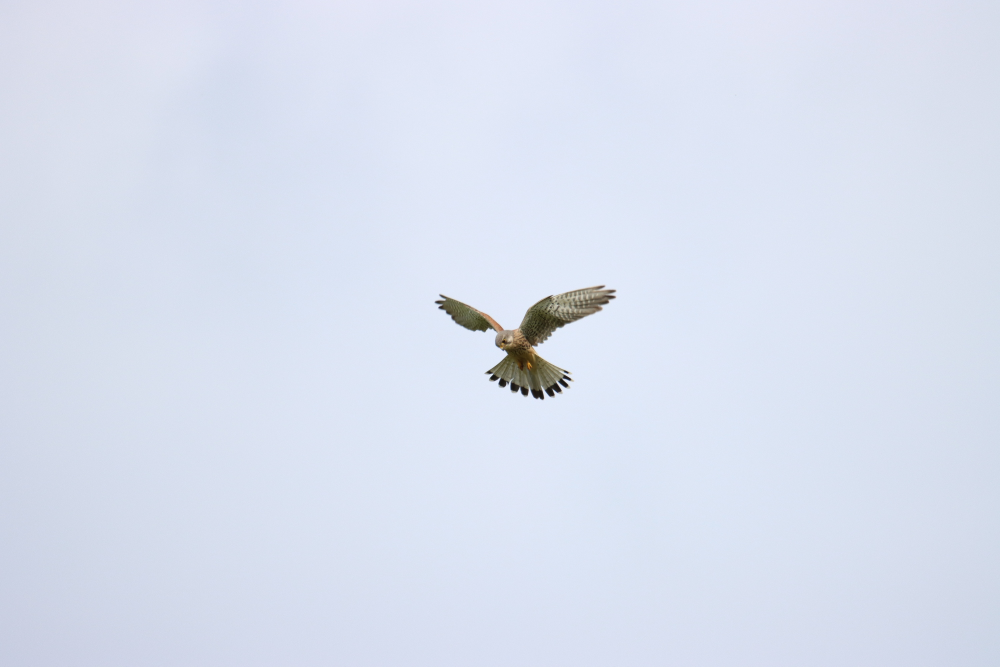
#> input picture data/common-kestrel.jpg, 2000 x 1333 px (shown at 1/2 size)
$ python ex2.py
#> lines starting #> are read from the running program, lines starting #| are printed output that depends on the picture
#> further down, img is the input picture: shape (1333, 2000, 3); mean B, G, R 239.4, 224.1, 216.9
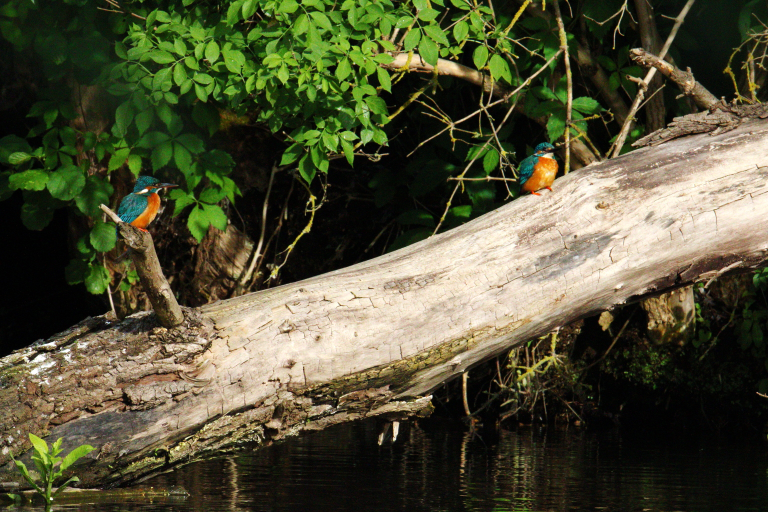
#> input picture data/kingfishers.jpg, 1536 x 1024 px (shown at 1/2 size)
#> further down, img_bird is the input picture: shape (1024, 1536, 3); mean B, G, R 54.5, 80.9, 80.8
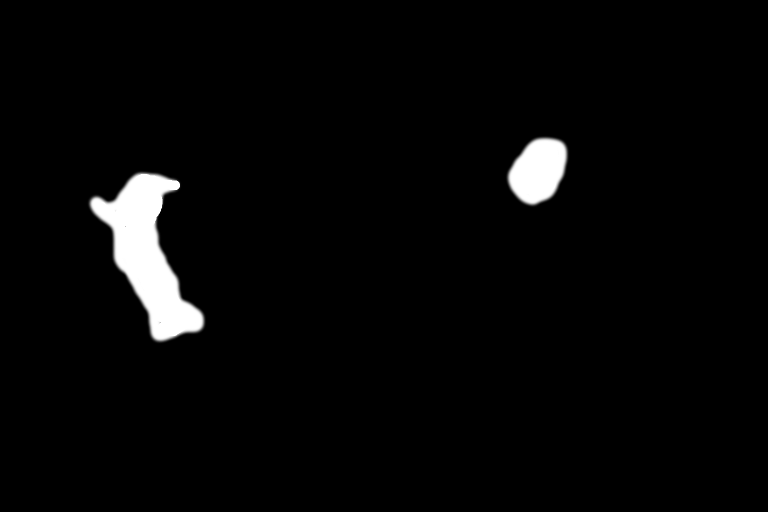
#> input picture data/kingfishers-mask.png, 1536 x 1024 px (shown at 1/2 size)
#> further down, img_bird_mask is the input picture: shape (1024, 1536, 3); min 0, max 255, mean 7.1
#| (1024, 1536)
import cv2
import numpy as np
from scipy.signal import convolve
from matplotlib import pyplot as plt
from tqdm import tqdm
def ComputerEnergy(img_input):
    test_img = []
    Energy_kernel = [[0, 1, 0], [1, -4, 1], [0, 1, 0]]
    if (len(img_input.shape)!=3):
        img_input=np.expand_dims(img_input,axis=2)
    for i in range(img_input.shape[-1]):
        temp = convolve(img_input[:, :, i], Energy_kernel, mode='same')

        test_img.append(temp)
#> this loop made 3 passes
#> pass 1, in ComputerEnergy, `temp = convolve(img_input[:, :, i], Energy_kernel, mode='same')`:
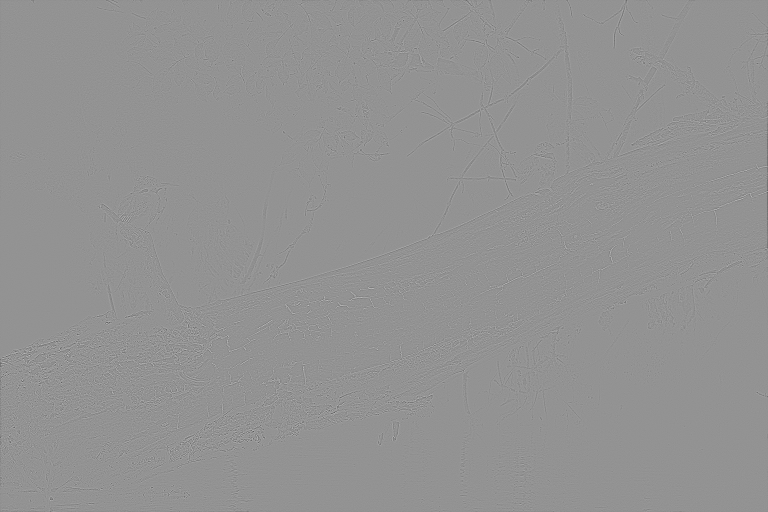
#> temp: shape (1024, 1536) int64 (shown at 1/2 size); min -528, max 388, mean -0.1; drawn with min black and max white
#> after the loop, test_img = 3 items
    test_img=np.array(test_img)
    test_img=np.sum(test_img,axis=0)
    return np.abs(test_img)
def Cost(img_input):
    Cost_onRow=np.sum(img_input,axis=1)
#> Cost_onRow = 1024 values, max 210709 at index 0, min 60187 at index 448, mean 82774.7
    Cost_onCol=np.sum(img_input,axis=0)
#> Cost_onCol = 1536 values, max 227997 at index 1535, min 35080 at index 1186, mean 55183.1

    return Cost_onRow,Cost_onCol
def maskgenerator(img_input):
    if img_input.shape[-1]==3:
        img_input = cv2.cvtColor(img_input, cv2.COLOR_BGR2GRAY)

    otsuThe, dst_Otsu = cv2.threshold(img_input, 0, 255, cv2.THRESH_OTSU+cv2.THRESH_BINARY)
    kernel = cv2.getStructuringElement(cv2.MORPH_RECT, (3, 3))
    dst_Otsu=255-dst_Otsu
    dst_Otsu=cv2.dilate(dst_Otsu,kernel,iterations=8)
    return dst_Otsu
def Remove(img_input,REDUCE_NUM=1,Mask_On=True,mask_input=None,Row_Switch_oN=True,Col_Switch_oN=True):
    templist=[]
    if (len(img_input.shape) != 3):
        print("Gray INPUT")
        img_input = np.expand_dims(img_input, axis=2)
    img_copy = img_input.copy().astype(np.uint16)
    if Mask_On:
        if mask_input is not None:
            mask=mask_input
        else:
            mask = maskgenerator(img_copy)
        # for index in range(img_input.shape[-1]):
        #     img_copy[..., index] = img_copy[..., index] + mask
    temp = ComputerEnergy(img_copy)
    if Mask_On:
        temp = temp+mask
    Cost_R, Cost_C = Cost(temp)
#> Cost_R has the same summary as Cost_onRow in Cost; Cost_C has the same summary as Cost_onCol in Cost

    for i in tqdm(range(REDUCE_NUM)):
        for channel in range(img_input.shape[-1]):
            if Row_Switch_oN:
                ROW=np.delete(img_input[...,channel], np.argmin(Cost_R), 0)
            else:
                ROW=img_input[...,channel]
            if Col_Switch_oN:
                COL=np.delete(ROW, np.argmin(Cost_C), 1)
            else:
                COL=ROW
            templist.append(COL)
        Cost_R = np.delete(Cost_R, np.argmin(Cost_R))
        Cost_C = np.delete(Cost_C, np.argmin(Cost_C))
        img_input=np.array(templist).transpose((1,2,0))
        templist=[]
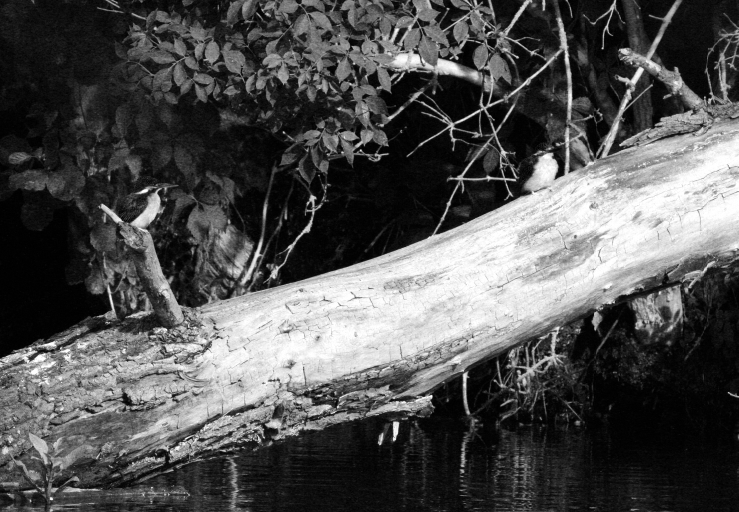
#> ROW: shape (1024, 1477) (shown at 1/2 size); min 0, max 255, mean 81
#> after the loop, Cost_C = 1476 values, max 227997 at index 1475, min 39121 at index 1227, mean 55887.6; Cost_R = 964 values, max 210709 at index 0, min 65964 at index 355, mean 83942.5
    return img_input

def Removebetter(img_input,REDUCE_NUM=0,Mask_On=True,mask_input=None,Row_Switch_oN=True,Col_Switch_oN=True):
#> called with REDUCE_NUM = 60, Mask_On = True, Row_Switch_oN = False, Col_Switch_oN = True
    templist=[]
    if (len(img_input.shape) != 3):
        print("Gray INPUT")
        img_input = np.expand_dims(img_input, axis=2)

    # BREAKPOINT_R=400
    # BREAKPOINT_C=400
    if Mask_On:
        if mask_input is not None:
            mask = mask_input
        else:
            img_copy = img_input.copy()
            mask = maskgenerator(img_copy)

    for i in tqdm(range(REDUCE_NUM)):
        img_copy = img_input.copy()

        temp = ComputerEnergy(img_copy.copy())
        if Mask_On:

            temp = temp + mask

        Cost_R, Cost_C = Cost(temp)
        Cost_R_index=np.argsort(Cost_R)
        Cost_C_index=np.argsort(Cost_C)


        for channel in range(img_input.shape[-1]):
            if Row_Switch_oN:
                ROW = np.delete(img_input[..., channel], Cost_R_index[0:10], 0)
            else:
                ROW = img_input[..., channel]
            if Col_Switch_oN:
                COL = np.delete(ROW, Cost_C_index[0:10], 1)
            else:
                COL = ROW
            templist.append(COL)
        if Mask_On:

            if Row_Switch_oN:
                ROW_mask = np.delete(mask,Cost_R_index[0:10], 0)
            else:
                ROW_mask = mask
            COL_mask = np.delete(ROW_mask, Cost_C_index[0:10], 1)
            mask=np.array(COL_mask)
        img_input=np.array(templist).transpose((1,2,0))

        templist=[]
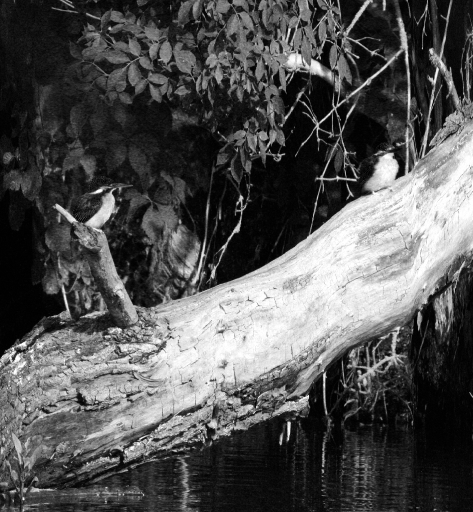
#> ROW: shape (1024, 946) (shown at 1/2 size); min 0, max 255, mean 82.2
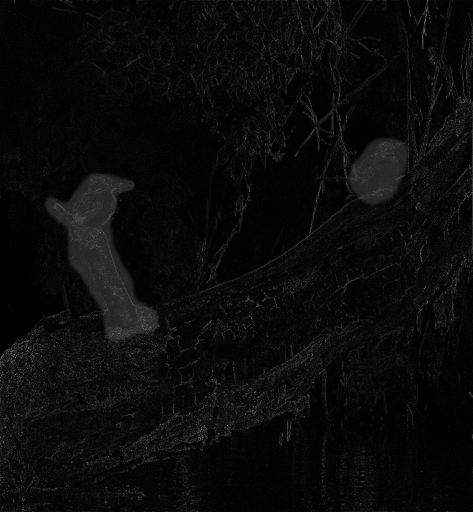
#> temp: shape (1024, 946) int64 (shown at 1/2 size); min 0, max 1887, mean 79.9; drawn with min black and max white

    return img_input
def imagetoshow2DMulit(img,img2):

    plt.figure()
    plt.subplot(211)
    if len(img.shape)==2:
        plt.imshow(img,cmap='gray')
    else:
        plt.imshow(img,cmap='RdYlGn')

    plt.subplot(212)
    if len(img2.shape)==2:
        plt.imshow(img2,cmap='gray')
    else:
        plt.imshow(img2)
    plt.show()

def imagetoshow2D(img):

    plt.figure()
    if len(img.shape)==2:
        plt.imshow(img,cmap='gray')
    else:
        plt.imshow(img)
    plt.show()

img=cv2.imread('data/common-kestrel.jpg')
img_gray=cv2.cvtColor(img,cv2.COLOR_BGR2GRAY)


img_bird=cv2.imread('data/kingfishers.jpg')
img_bird_mask=cv2.imread('data/kingfishers-mask.png')
img_bird_mask=cv2.cvtColor(img_bird_mask,cv2.COLOR_BGR2GRAY)
print(img_bird_mask.shape)
result_bird=Remove(img_bird,60,Mask_On=False,Row_Switch_oN=False)
result_bird2=Removebetter(img_bird,60,Mask_On=True,mask_input=img_bird_mask,Row_Switch_oN=False)
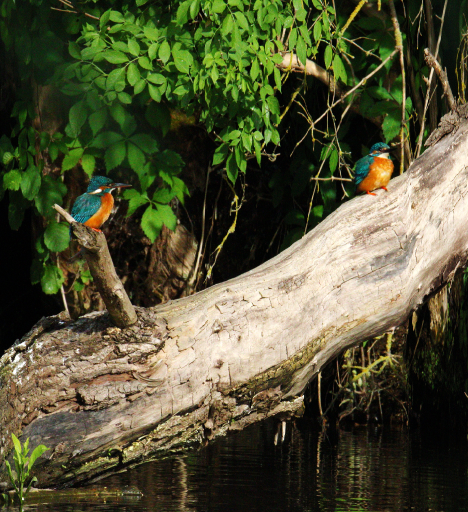
#> result_bird2: shape (1024, 936, 3) (shown at 1/2 size); mean B, G, R 54.1, 83.1, 82.2
imagetoshow2DMulit(result_bird,result_bird2)
